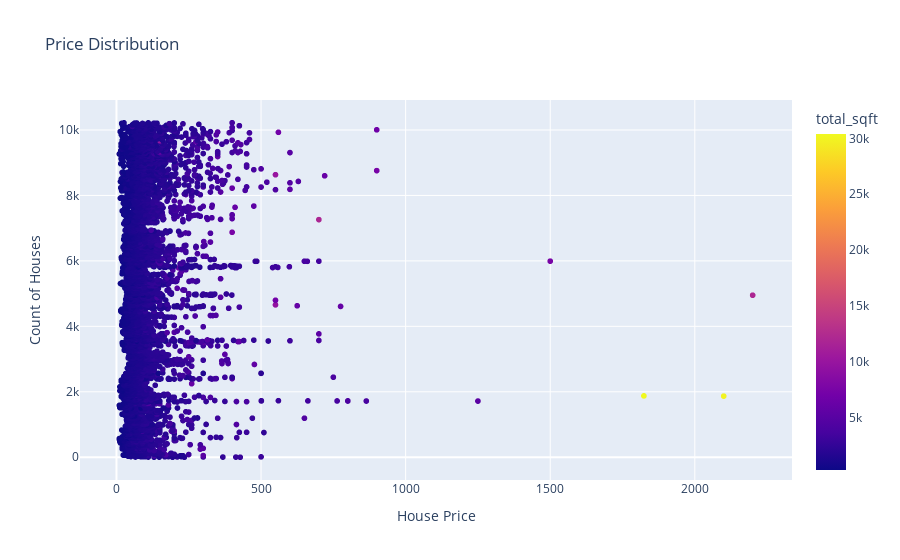

The cell this chart's notebook holds for it:
### Code cell
fig1 = px.scatter(house_price_pred5, 
           x="price",
           color="total_sqft",
           hover_name="bhk",
           title = 'Price Distribution',
           )
fig1.update_layout(xaxis_title='House Price', 
                  yaxis_title='Count of Houses',
                  legend_title='total_sqft')

### Figure 1 — Plotly figure (JSON) as saved in the notebook; plotly's stock layout.template omitted (floating-point values rounded to 4 significant figures; data arrays with more than 128 entries replaced by an {"elided": "..."} marker saying what was removed)
{"data": [{"hovertemplate": "<b>%{hovertext}</b><br><br>price=%{x}<br>index=%{y}<br>total_sqft=%{marker.color}<extra></extra>", "hovertext": {"elided": "7291 int values"}, "legendgroup": "", "marker": {"color": {"elided": "7291 float values"}, "coloraxis": "coloraxis", "symbol": "circle"}, "mode": "markers", "name": "", "showlegend": false, "type": "scattergl", "x": {"elided": "7291 float values"}, "xaxis": "x", "y": {"elided": "7291 int values"}, "yaxis": "y"}], "layout": {"coloraxis": {"colorbar": {"title": {"text": "total_sqft"}}, "colorscale": [[0, "#0d0887"], [0.1111, "#46039f"], [0.2222, "#7201a8"], [0.3333, "#9c179e"], [0.4444, "#bd3786"], [0.5556, "#d8576b"], [0.6667, "#ed7953"], [0.7778, "#fb9f3a"], [0.8889, "#fdca26"], [1, "#f0f921"]]}, "legend": {"title": {"text": "total_sqft"}, "tracegroupgap": 0}, "title": {"text": "Price Distribution"}, "xaxis": {"anchor": "y", "domain": [0, 1], "title": {"text": "House Price"}}, "yaxis": {"anchor": "x", "domain": [0, 1], "title": {"text": "Count of Houses"}}}}
